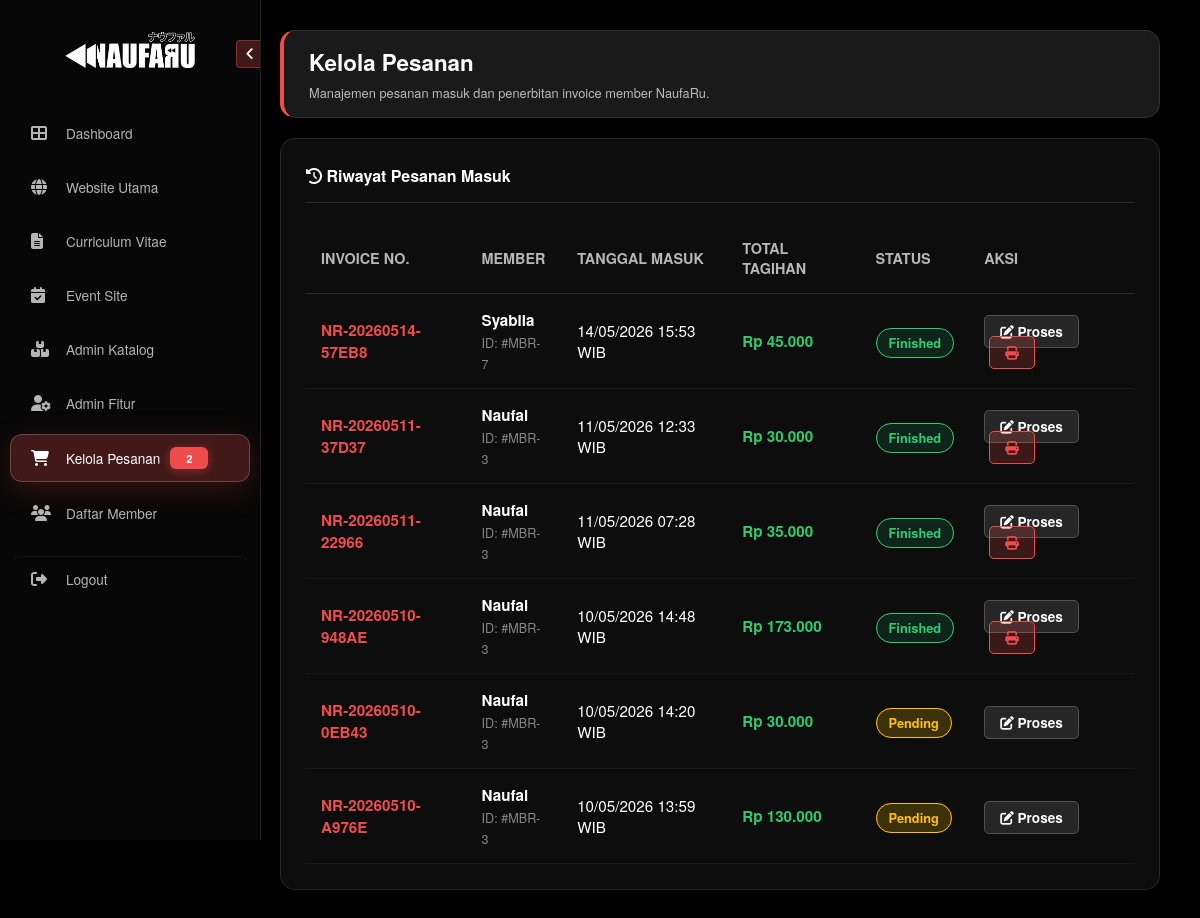
The app's page /naufaru-website/admin/kelola_pesanan.php (signed in), older data.
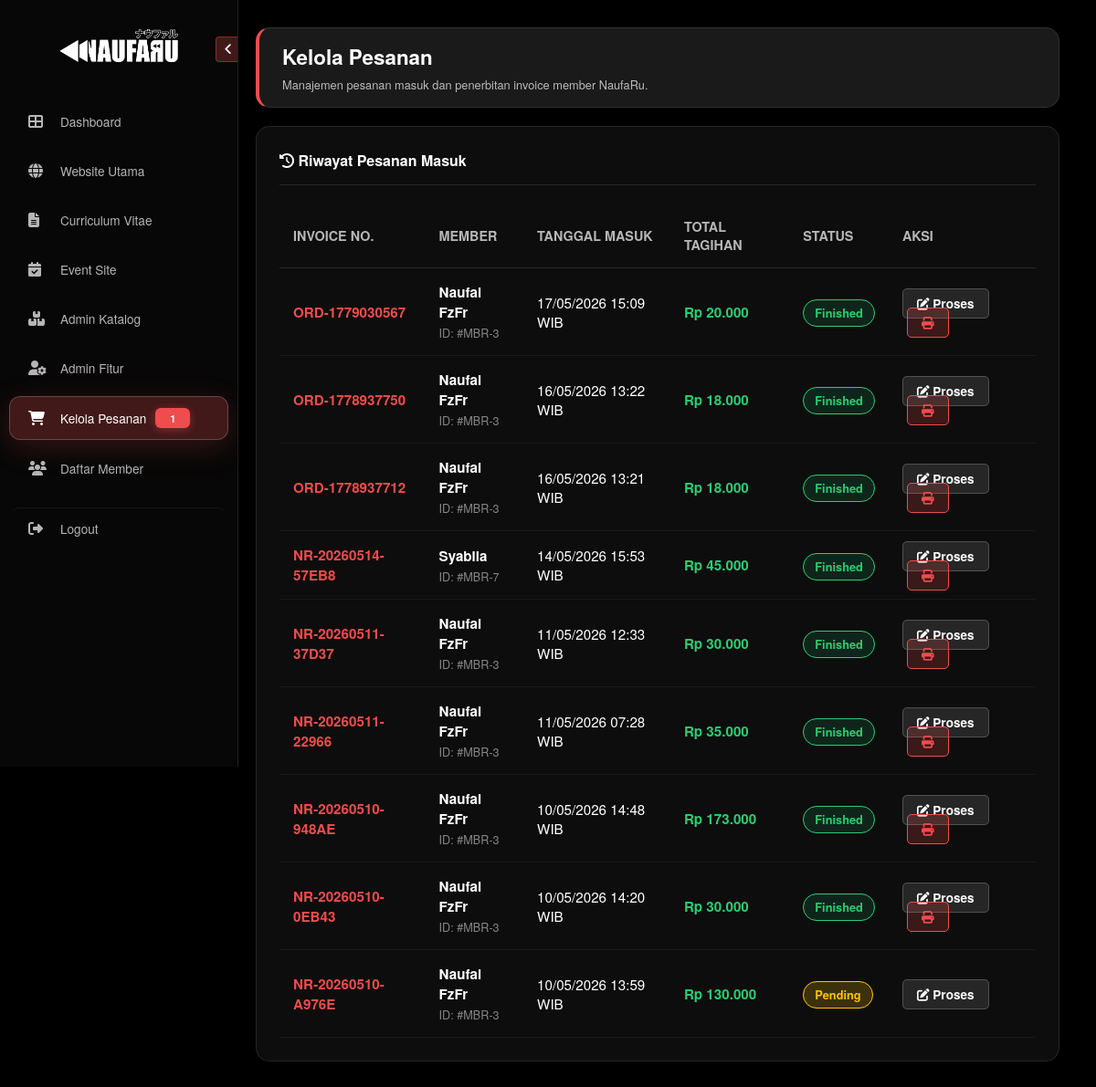
The same page, newer data.
### tables this page shows
CREATE TABLE `orders` (
  `id` int(11) NOT NULL,
  `order_number` varchar(20) NOT NULL,
  `invoice_number` varchar(50) DEFAULT NULL,
  `invoice_date` date DEFAULT NULL,
  `member_id` int(11) DEFAULT NULL,
  `guest_name` varchar(255) DEFAULT NULL,
  `guest_address` text DEFAULT NULL,
  `total_price` decimal(15,2) DEFAULT 0.00,
  `discount` decimal(15,2) DEFAULT 0.00,
  `status` enum('Pending','Process','Finished','Canceled') DEFAULT 'Pending',
  `is_invoice` tinyint(1) DEFAULT 0,
  `created_at` timestamp NOT NULL DEFAULT current_timestamp(),
  `updated_at` timestamp NOT NULL DEFAULT current_timestamp() ON UPDATE current_timestamp(),
  `catatan` text DEFAULT NULL
);

CREATE TABLE `users_member` (
  `id` int(11) NOT NULL,
  `username` varchar(50) NOT NULL,
  `password` varchar(255) NOT NULL,
  `nama_lengkap` varchar(100) DEFAULT NULL,
  `foto_profil` varchar(255) DEFAULT 'default-member.png',
  `no_hp` varchar(20) NOT NULL,
  `alamat` text NOT NULL,
  `created_at` timestamp NOT NULL DEFAULT current_timestamp()
);

### naufaru-website/admin/kelola_pesanan.php (the view, shortened to what this page needs)
<?php
include '../config.php';
$q_pending = mysqli_query($conn, "SELECT COUNT(*) as total FROM orders WHERE status = 'Pending'");
$pending_data = mysqli_fetch_assoc($q_pending);
$total_pending = $pending_data['total'] ?? 0;
?>
<!DOCTYPE html>
<html lang="id">
<head>
    <link rel="stylesheet" href="https://cdnjs.cloudflare.com/ajax/libs/font-awesome/6.6.0/css/all.min.css">
    <link rel="stylesheet" href="admin_style.css">
</head>
<body>
    <aside class="sidebar" id="sidebar">
        <div class="sidebar-header">
            <img src="../assets/imgs/logo-white.png" alt="Logo" class="sidebar-logo">
            <button class="toggle-btn" id="toggleBtn">
                <i class="fas fa-angle-left" id="toggleIcon"></i>
            </button>
        </div>
        <nav>
            <a href="admin_dashboard.php" class="nav-link"><i class="fas fa-th-large"></i> <span class="scramble-text" data-value="Dashboard">Dashboard</span></a>
            <a href="main_website.php" class="nav-link"><i class="fas fa-globe"></i> <span class="scramble-text" data-value="Website Utama">Website Utama</span></a>
            <a href="#" class="nav-link"><i class="fas fa-file-alt"></i> <span class="scramble-text" data-value="Curriculum Vitae">Curriculum Vitae</span></a>
            <a href="#" class="nav-link"><i class="fas fa-calendar-check"></i> <span class="scramble-text" data-value="Event Site">Event Site</span></a>
            <a href="admin_katalog.php" class="nav-link"><i class="fas fa-boxes"></i> <span class="scramble-text" data-value="Admin Katalog">Admin Katalog</span></a>
            <a href="admin_fitur.php" class="nav-link"><i class="fas fa-user-cog"></i> <span class="scramble-text" data-value="Admin Fitur">Admin Fitur</span></a>
            <a href="kelola_pesanan.php" class="nav-link active">
                <i class="fas fa-shopping-cart"></i>
                <span class="scramble-text" data-value="Kelola Pesanan">Kelola Pesanan</span>
                <?php if($total_pending > 0): ?>
                    <span class="pending-badge"><?= $total_pending ?></span>
                <?php endif; ?>
            </a>
            <a href="admin_member.php" class="nav-link"><i class="fas fa-users"></i> <span class="scramble-text" data-value="Daftar Member">Daftar Member</span></a>
            <a href="logout.php" class="nav-link logout-link"><i class="fas fa-sign-out-alt"></i> <span class="scramble-text" data-value="Logout">Logout</span></a>
        </nav>
    </aside>
    <main class="main-content">
        <div class="glass-card welcome-card">
            <h1>Kelola <b>Pesanan</b></h1>
            <p>Manajemen pesanan masuk dan penerbitan invoice member NaufaRu.</p>
        </div>
        <div class="glass-card" style="margin-top: 20px; padding: 25px;">
            <h4 style="font-size: 1rem; border-bottom: 1px solid var(--glass-border); padding-bottom: 15px; margin-bottom: 0px; margin-top: 0px;">
                <i class="fas fa-history me-2"></i> Riwayat Pesanan Masuk
            </h4>
            <div style="overflow-x: auto;">
                <table class="order-table">
                    <thead>
                        <tr>
                            <th>Invoice No.</th>
                            <th>Member</th>
                            <th>Tanggal Masuk</th>
                            <th>Total Tagihan</th>
                            <th>Status</th>
                            <th>Aksi</th>
                        </tr>
                    </thead>
                    <tbody>
                        <?php
                        $query = "SELECT o.*, m.nama_lengkap
                                  FROM orders o
                                  JOIN users_member m ON o.member_id = m.id
                                  ORDER BY o.created_at DESC";
                        $result = mysqli_query($conn, $query);
                        if (mysqli_num_rows($result) > 0):
                            while ($row = mysqli_fetch_assoc($result)):
                                $status_label = ($row['status'] == 'Pending') ? 'Pending' : 'Finished';
                                $status_class = ($row['status'] == 'Pending') ? 'status-pending' : 'status-finished';
                        ?>
                            <tr>
                                <td style="color: #EF4C4D; font-weight: bold;"><?= $row['order_number'] ?></td>
                                <td>
                                    <b><?= htmlspecialchars($row['nama_lengkap']) ?></b><br>
                                    <small style="opacity: 0.5;">ID: #MBR-<?= $row['member_id'] ?></small>
                                </td>
                                <td><?= date('d/m/Y H:i', strtotime($row['created_at'])) ?> WIB</td>
                                <td style="color: #2ecc71; font-weight: bold;">Rp <?= number_format($row['total_price'], 0, ',', '.') ?></td>
                                <td><span class="status-badge <?= $status_class ?>"><?= $status_label ?></span></td>
                                <td>
                                    <a href="detail_pesanan.php?id=<?= $row['id'] ?>" class="btn-action">
                                        <i class="fas fa-edit"></i> Proses
                                    </a>
                                    <?php if($row['status'] == 'Finished'): ?>
                                        <a href="invoice_print.php?id=<?= $row['id'] ?>" target="_blank" class="btn-action btn-print">
                                            <i class="fas fa-print"></i>
                                        </a>
                                    <?php endif; ?>
                                </td>
                            </tr>
                        <?php
                            endwhile;
                        endif; ?>
                    </tbody>
                </table>
            </div>
        </div>
    </main>
</body>
</html>

### naufaru-website/admin/admin_style.css (style rules this page uses)
:root { --accent: #EF4C4D; --glass-bg: rgba(255, 255, 255, 0.05); --glass-bright: rgba(255, 255, 255, 0.1); --glass-border: rgba(255, 255, 255, 0.1); --sidebar-width: 240px; --sidebar-collapsed: 70px; }
body { margin: 0; font-family: 'Helvetica Neue', Arial, sans-serif; background: #000; background-image: url('../assets/imgs/bg-1.jpg'); background-size: cover; background-attachment: fixed; background-position: center; color: white; min-height: 100vh; overflow-x: hidden; }
body::before { content: ''; position: fixed; top: 0; left: 0; right: 0; bottom: 0; background: rgba(0, 0, 0, 0.75); z-index: -1; }
.sidebar { width: var(--sidebar-width); height: 100vh; position: fixed; background: rgba(10, 10, 10, 0.7); backdrop-filter: blur(20px); border-right: 1px solid var(--glass-border); padding: 20px 10px; z-index: 1000; transition: all 0.4s cubic-bezier(0.4, 0, 0.2, 1); }
.sidebar-header { display: flex; flex-direction: column; align-items: center; justify-content: center; margin-bottom: 30px; position: relative; min-height: 60px; }
.toggle-btn { position: absolute; top: 20px; right: -14px; background: rgba(239, 76, 77, 0.25); backdrop-filter: blur(8px); border: 1px solid rgba(239, 76, 77, 0.4); color: white; width: 28px; height: 28px; border-radius: 4px; cursor: pointer; display: flex; align-items: center; justify-content: center; z-index: 1010; transition: all 0.3s ease; }
#toggleIcon { transition: transform 0.4s cubic-bezier(0.4, 0, 0.2, 1); font-size: 0.9rem; }
.nav-link { color: rgba(255, 255, 255, 0.7); text-decoration: none; padding: 12px; display: flex; align-items: center; justify-content: flex-start; border-radius: 12px; margin-bottom: 8px; transition: all 0.4s cubic-bezier(0.25, 0.46, 0.45, 0.94); font-size: 0.85rem; border: 1px solid transparent; }
.nav-link i { min-width: 35px; font-size: 1rem; }
.nav-link span { transition: 0.2s; }
.nav-link:hover, .nav-link.active { background: rgba(239, 76, 77, 0.25) !important; backdrop-filter: blur(12px) !important; -webkit-backdrop-filter: blur(12px); border: 1px solid rgba(255, 255, 255, 0.2) !important; color: #ffffff !important; box-shadow: 0 8px 32px 0 rgba(239, 76, 77, 0.2); transition: all 0.3s ease; }
.logout-link { margin-top: 20px; border-top: 1px solid rgba(255, 255, 255, 0.05); padding-top: 15px; }
.sidebar-logo { width: 130px; height: auto; transition: opacity 0.3s ease, transform 0.3s ease; opacity: 1; visibility: visible; }
.sidebar { overflow-x: hidden; white-space: nowrap; }
.main-content { margin-left: var(--sidebar-width); padding: 30px 40px; transition: all 0.4s cubic-bezier(0.4, 0, 0.2, 1); }
.glass-card { background: var(--glass-bg); backdrop-filter: blur(15px); border: 1px solid var(--glass-border); border-radius: 15px; padding: 20px; margin-bottom: 20px; }
.welcome-card { background: var(--glass-bright); border-left: 4px solid var(--accent); padding: 15px 25px; }
.welcome-card h1 { font-size: 1.4rem; margin: 0; }
.welcome-card p { font-size: 0.8rem; margin: 5px 0 0; opacity: 0.7; }
.btn-action { background: var(--accent); color: white; border: none; padding: 8px 18px; border-radius: 8px; font-size: 0.8rem; font-weight: 600; transition: 0.3s; cursor: pointer; }
.nav-link { display: flex; align-items: center; padding: 12px 20px; }
.pending-badge { background-color: #EF4C4D; color: white; font-size: 0.7rem; font-weight: 800; padding: 3px 8px; border-radius: 6px; min-width: 22px; text-align: center; margin-left: 10px; box-shadow: 0 2px 10px rgba(239, 76, 77, 0.4); border: none; }

### naufaru-website/admin/kelola_pesanan.php (style rules this page uses)
.order-table { width: 100%; border-collapse: collapse; color: white; margin-top: 20px; }
.order-table th { text-align: left; padding: 15px; border-bottom: 1px solid rgba(255, 255, 255, 0.1); font-size: 0.9rem; opacity: 0.7; text-transform: uppercase; }
.order-table td { padding: 15px; border-bottom: 1px solid rgba(255, 255, 255, 0.05); font-size: 0.95rem; }
.status-badge { padding: 5px 12px; border-radius: 50px; font-size: 0.8rem; font-weight: 600; }
.status-pending { background: rgba(255, 193, 7, 0.2); color: #ffc107; border: 1px solid #ffc107; }
.status-finished { background: rgba(25, 135, 84, 0.2); color: #2ecc71; border: 1px solid #2ecc71; }
.btn-action { padding: 6px 15px; border-radius: 5px; text-decoration: none; color: white; background: rgba(255, 255, 255, 0.1); border: 1px solid rgba(255, 255, 255, 0.2); font-size: 0.85rem; transition: 0.3s; }
.btn-print { background: rgba(239, 76, 77, 0.2); border-color: #EF4C4D; color: #EF4C4D; margin-left: 5px; }

Row changes from the older to the newer data that the page shows:
added orders: order_number "ORD-1779030567", member.nama_lengkap "Naufal FzFr", member "3", created_at "17/05/2026 15:09", total_price "20.000", status "Finished"
added orders: order_number "ORD-1778937750", member.nama_lengkap "Naufal FzFr", member "3", created_at "16/05/2026 13:22", total_price "18.000", status "Finished"
added orders: order_number "ORD-1778937712", member.nama_lengkap "Naufal FzFr", member "3", created_at "16/05/2026 13:21", total_price "18.000", status "Finished"
changed through a linked row, orders "NR-20260511-37D37": member.nama_lengkap "Naufal" → "Naufal FzFr"
changed through a linked row, orders "NR-20260511-22966": member.nama_lengkap "Naufal" → "Naufal FzFr"
changed through a linked row, orders "NR-20260510-948AE": member.nama_lengkap "Naufal" → "Naufal FzFr"
changed orders "NR-20260510-0EB43": member.nama_lengkap "Naufal" → "Naufal FzFr"; status "Pending" → "Finished"
changed through a linked row, orders "NR-20260510-A976E": member.nama_lengkap "Naufal" → "Naufal FzFr"
Text that changed along with them:
$total_pending: "2" → "1"
